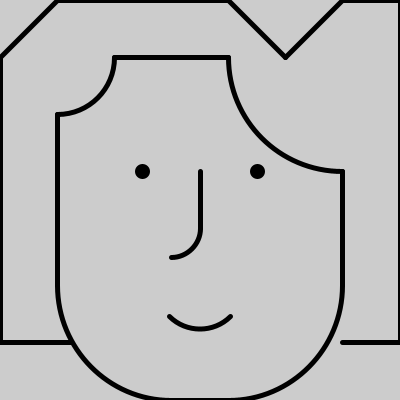
Frame 1 (no input)
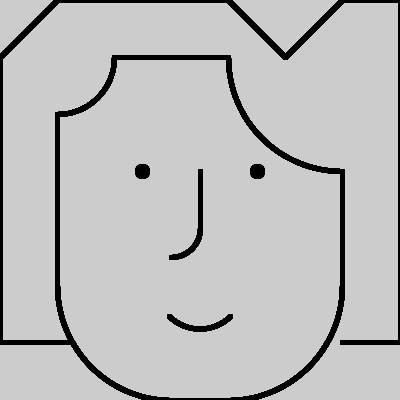
Frame 60 (the mouse pressed at the canvas centre just before this capture)
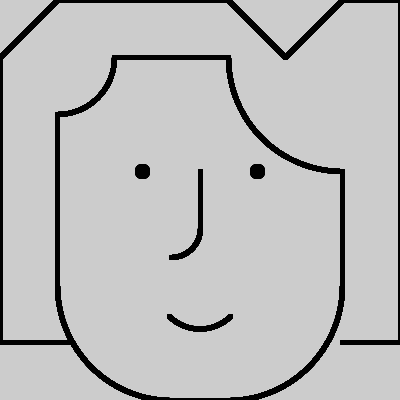
Frame 120 (the mouse held since frame 60 and released just before this capture)

The Processing sketch that drew these frames (run headless with seeded random() and noise(); from frame 60 on, the mouse is pressed at the canvas centre):

// Processing sketch: p2_cara
// ── p2_cara.pde
float m=57.1428571;

void setup(){
  size(400,400);
  noFill();
  
}
void draw(){
  jorge();
  
 ;
}

// ── jorge.pde
void jorge(){
 //pelo
  strokeWeight(5);
  line(m*1,0,0,m*1);
  line(0,m*1,0,m*6);
  line(m*1,0,m*4,0);
  line(m*4,0,m*5,m*1);
  line(m*5,m*1,m*6,0);
  line(m*6,0,m*7,0);
  line(m*7,0,m*7,m*6);
  line(0,m*6,(m*1+m/4),m*6);
  line(m*7,m*6,m*6,m*6);
  
  //cabeza
  arc(m*1,m*1,m*2,m*2,radians(0),radians(90));
  arc(m*6,m*1,m*4,m*4,radians(90),radians(180));
  line(m*1,m*2,m*1,m*5);
  line(m*2,m*1,m*4,m*1);
  line(m*6,m*3,m*6,m*5);
  arc(m*3,m*5,m*4,m*4,radians(90),radians(180));
  line(m*3,m*7,m*4,m*7);
  arc(m*4,m*5,m*4,m*4,radians(0),radians(90));

  
  //ojos
  strokeWeight(15);
  point((m*2+m/2),m*3);
  point((m*4+m/2),m*3);
  
  //nariz y boca
  strokeWeight(5);
  line((m*3+m/2),m*3,(m*3+m/2),m*4);
  arc(m*3,m*4,m*1,m*1,radians(0),radians(90));
  arc((m*3+m/2),m*5,(m*1+m/2),(m*1+m/2),radians(45),radians(135));
}
